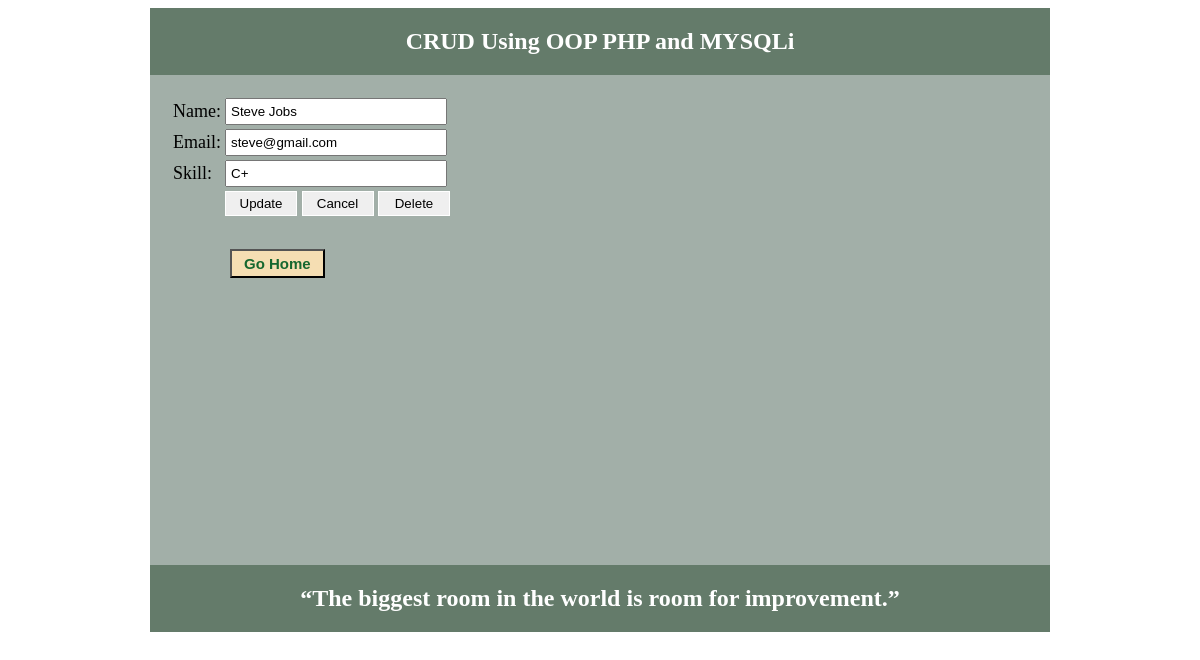
Page /update.php?id=4 on the committed database.
### tables this page shows
CREATE TABLE `tbl_user` (
  `id` int(11) NOT NULL,
  `name` varchar(50) NOT NULL,
  `email` varchar(255) NOT NULL,
  `skill` varchar(50) NOT NULL
);

### lib/Database.php (called while the page is built, shortened)
<?php
	class Database{
		public $host   = DB_HOST;
		public $user   = DB_USER;
		public $pass   = DB_PASS;
		public $dbname = DB_NAME;
		public $link;
		private function connectDB(){
			$this->link = new mysqli($this->host,$this->user,$this->pass,$this->dbname);
		}
		public function select($rcv_query){
			$result = $this->link->query($rcv_query) or die($this->link->error.__LINE__);
			if ($result->num_rows > 0) {
				return $result;
			} else {
				return false;
			}
		}
	}
?>

### update.php (the view, shortened to what this page needs)
<?php
include 'inc/header.php';
include 'lib/Database.php';
?>
<?php
	$id = $_GET['id'];
	$db = new Database();
	$read_query = "SELECT * FROM tbl_user WHERE id=$id";
	$get_data = $db->select($read_query)->fetch_assoc();
?>
<form action="update.php?id= <?php echo $id ; ?>" method="post">
	<table>
		<tr>
			<td>Name:</td>
			<td><input type="text" name="name" value="<?php echo $get_data['name'];?>"></input></td>
		</tr>
		<tr>
			<td>Email:</td>
			<td><input type="text" name="email" value="<?php echo $get_data['email'];?>"></input></td>
		</tr>
		<tr>
			<td>Skill:</td>
			<td><input type="text" name="skill" value="<?php echo $get_data['skill'];?>"></input></td>
		</tr>
		<tr>
			<td></td>
			<td>
				<input type="submit" name="submit" value="Update"></input>
				<input type="reset" value="Cancel"></input>
				<input type="submit" name="delete" value="Delete"></input>
			</td>
		</tr>
	</table>
</form>
<button class="btn"><a href="index.php">Go Home</a></button>
<?php include 'inc/footer.php';?>

### inc/style.css (style rules this page uses)
body { font-family: Georgia; }
input[type='text'] { padding: 4px; width: 210px; }
input[type='submit'],input[type='reset'] { width: 72px; padding: 4px; border: 1px solid #ffffff; }
.btn { margin-top: 30px; margin-left: 60px; padding: 4px 12px; background: #f5deb3; }
.btn a { text-decoration: none; color: #15672f; font-size: 15px; font-weight: bold; }

### rows in the picture
tbl_user: name "Steve Jobs", email "steve@gmail.com", skill "C+"
